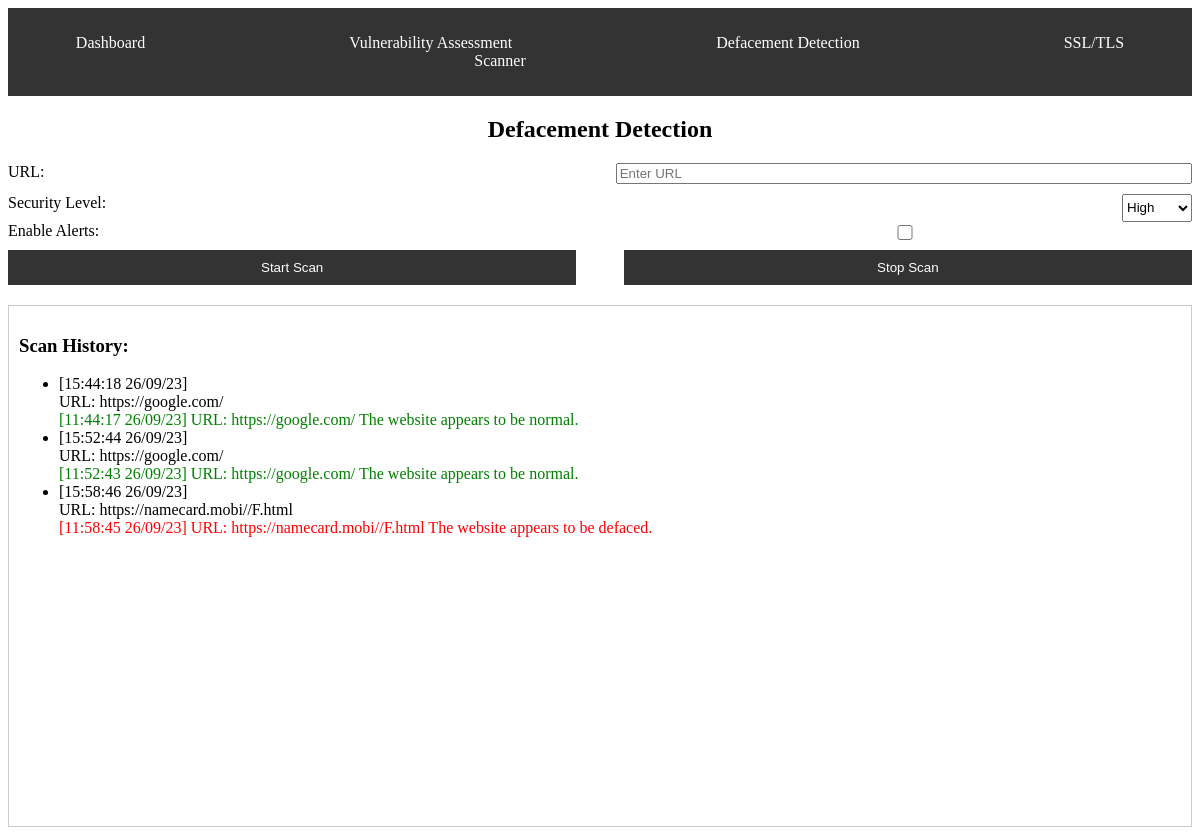
The app's page /Defacement, older data.
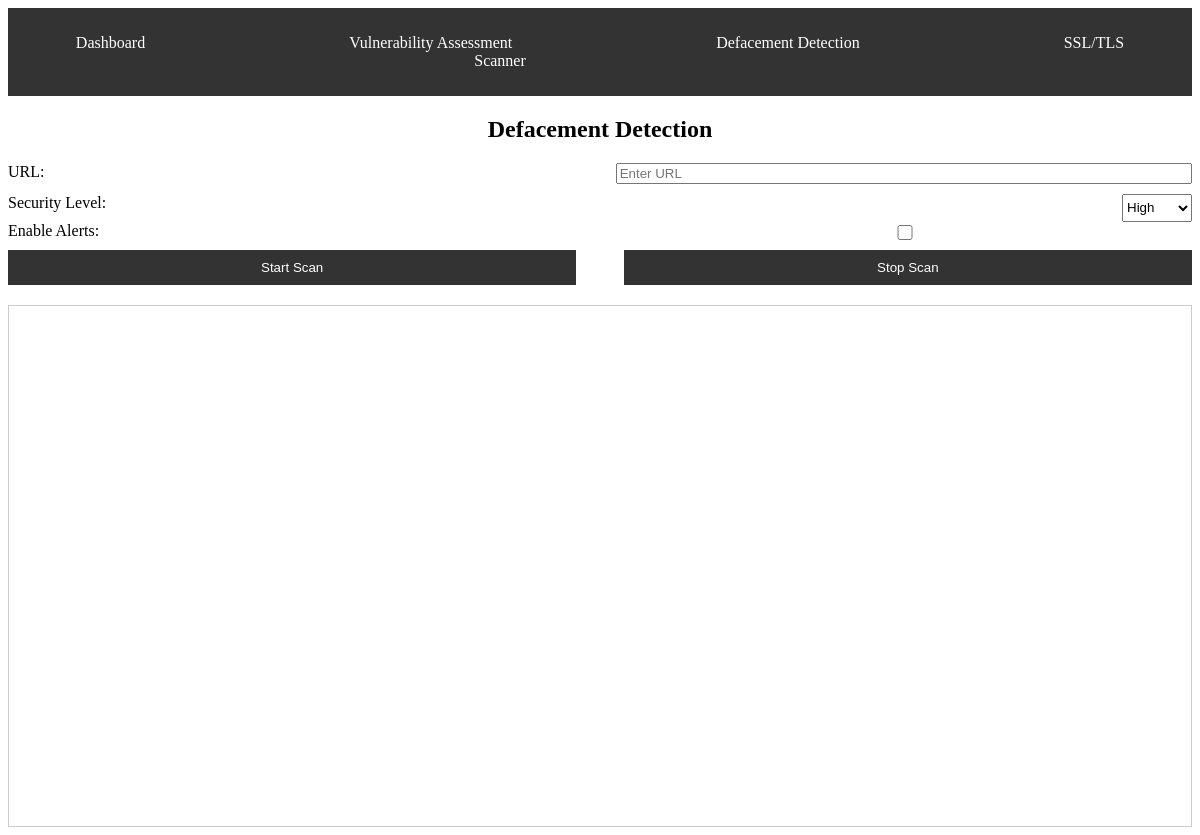
The same page, newer data.
### main.py (models this page shows, shortened)
class Defacement_scan(db.Model):
    id = db.Column(db.Integer, primary_key=True)
    url = db.Column(db.String(200), nullable=False)
    scan_output = db.Column(db.Text, nullable=False)
    scan_date = db.Column(db.DateTime, default=datetime.utcnow)

### main.py (the view)
@app.route('/Defacement', methods=['POST', 'GET'])
def Defacement():
    if request.method == 'POST':
        url = request.form['url']
        output = perform_defacement_scan(url)
        scan_result = Defacement_scan(url=url, scan_output=output)
        db.session.add(scan_result)
        db.session.commit()
    scan_history = Defacement_scan.query.all()
    return render_template('Defacement.html', scan_history=scan_history)

### templates/Defacement.html (shortened to what this page needs)
{% extends 'base.html' %}
{% block body %}
<div class="content">
    <h2 style="text-align: center;">Defacement Detection</h2>
    <form id="scan-form" action="{{ url_for('Defacement') }}" method="POST">
        <label for="url">URL:</label>
        <input type="text" id="url" name="url" placeholder="Enter URL" required>
        <label for="security-level">Security Level:</label>
        <select id="security-level" name="security-level">
            <option value="high">High</option>
        </select>
        <label for="enable-alerts">Enable Alerts:</label>
        <input type="checkbox" id="enable-alerts" name="enable-alerts">
        <button type="submit" id="start-scan-button">Start Scan</button>
        <button type="button" id="stop-scan-button">Stop Scan</button>
    </form>
    <div id="output-screen" style="overflow-y: auto; height: 500px;">
        {% if scan_history %}
            <h3>Scan History:</h3>
            <ul id="scan-history-list">
                {% for scan_result in scan_history %}
                    <li>
                        [{{ scan_result.scan_date.strftime('%H:%M:%S %d/%m/%y') }}]<br>
                        URL: {{ scan_result.url }}<br>
                        {% if "defaced" in scan_result.scan_output %}
                            <span style="color: red;">{{ scan_result.scan_output }}</span>
                            {% elif "Error" in scan_result.scan_output or "error" in scan_result.scan_output %}
                            <span style="color: red;">{{ scan_result.scan_output }}</span>
                            {% elif "retrieve" in scan_result.scan_output %}
                            <span style="color: red;">{{ scan_result.scan_output }}</span>
                        {% else %}
                            <span style="color: green;">{{ scan_result.scan_output }}</span>
                        {% endif %}
                    </li>
                {% endfor %}
            </ul>
        {% endif %}
    </div>
</div>
{% endblock %}

### templates/base.html (shortened to what this page needs)
<!DOCTYPE html>
<html lang="en">
<head>
    <link rel="stylesheet" href="{{ url_for('static', filename='css/main.css') }}">
</head>
<body>
    <header>
        <nav>
            <ul>
                <li><a href="/">Dashboard</a></li>
                <li><a href="/VA">Vulnerability Assessment</a></li>
                <li><a href="/Defacement">Defacement Detection</a></li>
                <li><a href="/sslscan">SSL/TLS Scanner</a></li>
            </ul>
        </nav>
    </header>
    {% block body %}{% endblock %}
</body>
</html>

### static/css/main.css (style rules this page uses)
header { background-color: #333; color: #fff; padding: 10px 0; }
nav ul { list-style-type: none; text-align: center; padding: 0; }
nav ul li { display: inline; margin-right: 200px; }
nav ul li a { text-decoration: none; color: #fff; transition: color 0.3s ease; }
#scan-form { margin-bottom: 20px; display: flex; flex-wrap: wrap; justify-content: space-between; }
#scan-form label, #scan-form input { width: 48%; margin-bottom: 10px; }
#scan-form button { width: 48%; background-color: #333; color: #fff; padding: 10px; border: none; cursor: pointer; }
#stop-scan-button { width: 48%; background-color: #ff5733; color: #fff; padding: 10px; border: none; cursor: pointer; }
#output-screen { border: 1px solid #ccc; padding: 10px; height: 300px; overflow: auto; overflow: break-word; }

Row changes from the older to the newer data that the page shows:
removed Defacement_scan: scan_date "15:44:18 26/09/23", url "https://google.com/", scan_output "[11:44:17 26/09/23] URL: https://google.com/ The website appears to be normal."
removed Defacement_scan: scan_date "15:52:44 26/09/23", url "https://google.com/", scan_output "[11:52:43 26/09/23] URL: https://google.com/ The website appears to be normal."
removed Defacement_scan: scan_date "15:58:46 26/09/23", url "https://namecard.mobi//F.html", scan_output "[11:58:45 26/09/23] URL: https://namecard.mobi//F.html The website appears to be defaced."
Text that changed along with them:
text no longer shown: "Scan History:"
